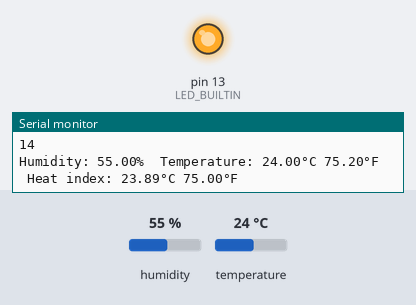
Simulated run of this sketch. Board: Arduino Uno, built with avr-gcc and run on an emulated ATmega328P. Shown: output pins drawn as LEDs (lit = HIGH), the last lines printed to the serial monitor. Inputs (shaded band) come from the test bench; at power-on: temperature 24 °C, humidity 55 %.

Above: at 8.0 s.
8.1 s: temperature set to 33 °C
At 11.2 s:
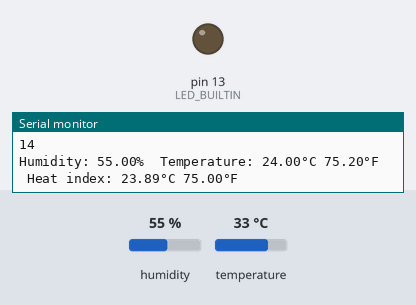
35.9 s: temperature set to 12 °C
At 37.4 s:
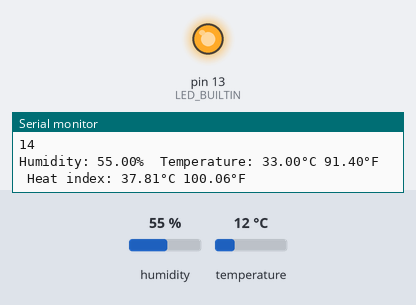
Timing chart, 0 to 49.4 s (numbered marks = the images above; inputs shaded):
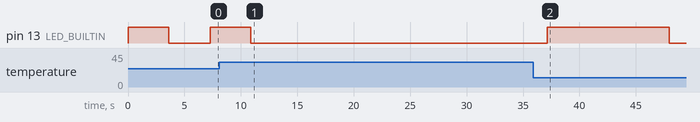

Measured:
- after the input at 8.1 s, pin 13 (LED_BUILTIN): goes on until 10.9 s, then stays LOW
- after the input at 35.9 s, pin 13 (LED_BUILTIN): LOW → HIGH after 1.2 s, → LOW 10.8 s later

The sketch:

Lab4.ino
```cpp
// Example testing sketch for various DHT humidity/temperature sensors
// Written by ladyada, public domain

// REQUIRES the following Arduino libraries:
// - DHT Sensor Library: https://github.com/adafruit/DHT-sensor-library
// - Adafruit Unified Sensor Lib: https://github.com/adafruit/Adafruit_Sensor

#include "DHT.h"

#define DHTPIN 2     // Digital pin connected to the DHT sensor
// Feather HUZZAH ESP8266 note: use pins 3, 4, 5, 12, 13 or 14 --
// Pin 15 can work but DHT must be disconnected during program upload.

// Uncomment whatever type you're using!
#define DHTTYPE DHT11   // DHT 11
//#define DHTTYPE DHT22   // DHT 22  (AM2302), AM2321
//#define DHTTYPE DHT21   // DHT 21 (AM2301)

// Connect pin 1 (on the left) of the sensor to +5V
// NOTE: If using a board with 3.3V logic like an Arduino Due connect pin 1
// to 3.3V instead of 5V!
// Connect pin 2 of the sensor to whatever your DHTPIN is
// Connect pin 4 (on the right) of the sensor to GROUND
// Connect a 10K resistor from pin 2 (data) to pin 1 (power) of the sensor

// Initialize DHT sensor.
// Note that older versions of this library took an optional third parameter to
// tweak the timings for faster processors.  This parameter is no longer needed
// as the current DHT reading algorithm adjusts itself to work on faster procs.
DHT dht(DHTPIN, DHTTYPE);

void setup() {
  pinMode(LED_BUILTIN, OUTPUT);
  Serial.begin(9600);
  Serial.println(F("DHTxx test!"));

  dht.begin();
}

void loop() {
  // Wait a few seconds between measurements.
  //delay(500);


  // Reading temperature or humidity takes about 250 milliseconds!
  // Sensor readings may also be up to 2 seconds 'old' (its a very slow sensor)
  float h = dht.readHumidity();
  // Read temperature as Celsius (the default)
  float t = dht.readTemperature();
  // Read temperature as Fahrenheit (isFahrenheit = true)
  float f = dht.readTemperature(true);

  // Check if any reads failed and exit early (to try again).
  if (isnan(h) || isnan(t) || isnan(f)) {
    Serial.println(F("Failed to read from DHT sensor!"));
    return;
  }

  // Compute heat index in Fahrenheit (the default)
  float hif = dht.computeHeatIndex(f, h);
  // Compute heat index in Celsius (isFahreheit = false)
  float hic = dht.computeHeatIndex(t, h, false);


  if(t<30) {
    digitalWrite(LED_BUILTIN, HIGH);   // turn the LED on (HIGH is the voltage level)
    delay(18000-t*600);
    digitalWrite(LED_BUILTIN, LOW);    // turn the LED off by making the voltage LOW
    delay(18000-t*600);
  }


  Serial.println("14");

  Serial.print(F("Humidity: "));
  Serial.print(h);
  Serial.print(F("%  Temperature: "));
  Serial.print(t);
  Serial.print(F("°C "));
  Serial.print(f);
  Serial.print(F("°F  Heat index: "));
  Serial.print(hic);
  Serial.print(F("°C "));
  Serial.print(hif);
  Serial.println(F("°F"));
}
```
